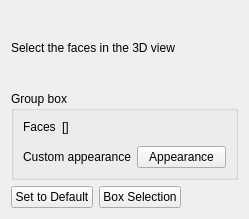
<?xml version="1.0" encoding="UTF-8"?>
<ui version="4.0">
 <class>PartGui::TaskFaceAppearances</class>
 <widget class="QWidget" name="PartGui::TaskFaceAppearances">
  <property name="geometry">
   <rect>
    <x>0</x>
    <y>0</y>
    <width>249</width>
    <height>219</height>
   </rect>
  </property>
  <property name="windowTitle">
   <string>Appearance per Face</string>
  </property>
  <layout class="QVBoxLayout" name="verticalLayout">
   <item>
    <widget class="QLabel" name="label">
     <property name="text">
      <string>Select the faces in the 3D view</string>
     </property>
    </widget>
   </item>
   <item>
    <widget class="QGroupBox" name="groupBox">
     <property name="title">
      <string notr="true">Group box</string>
     </property>
     <property name="flat">
      <bool>true</bool>
     </property>
     <layout class="QVBoxLayout" name="verticalLayout_2">
      <item>
       <layout class="QHBoxLayout" name="horizontalLayout">
        <item>
         <widget class="QLabel" name="faceLabel">
          <property name="sizePolicy">
           <sizepolicy hsizetype="Maximum" vsizetype="Preferred">
            <horstretch>0</horstretch>
            <verstretch>0</verstretch>
           </sizepolicy>
          </property>
          <property name="text">
           <string>Faces</string>
          </property>
         </widget>
        </item>
        <item>
         <widget class="QLabel" name="labelElement">
          <property name="text">
           <string notr="true">[]</string>
          </property>
         </widget>
        </item>
       </layout>
      </item>
      <item>
       <layout class="QHBoxLayout" name="horizontalLayout_2">
        <item>
         <widget class="MatGui::MaterialTreeWidget" name="widgetMaterial" native="true"/>
        </item>
       </layout>
      </item>
      <item>
       <layout class="QGridLayout" name="gridLayout">
        <item row="0" column="1">
         <widget class="QPushButton" name="buttonCustomAppearance">
          <property name="text">
           <string>Appearance</string>
          </property>
         </widget>
        </item>
        <item row="0" column="0">
         <widget class="QLabel" name="labelCustomAppearance">
          <property name="text">
           <string>Custom appearance</string>
          </property>
         </widget>
        </item>
       </layout>
      </item>
     </layout>
    </widget>
   </item>
   <item>
    <layout class="QGridLayout" name="gridLayout_2">
     <item row="0" column="0">
      <widget class="QPushButton" name="defaultButton">
       <property name="toolTip">
        <string>Resets color for all faces of the part</string>
       </property>
       <property name="text">
        <string>Set to Default</string>
       </property>
      </widget>
     </item>
     <item row="0" column="1">
      <widget class="QPushButton" name="boxSelection">
       <property name="toolTip">
        <string>Allows the selection of multiple faces by dragging a rectangle in the 3D view</string>
       </property>
       <property name="text">
        <string>Box Selection</string>
       </property>
       <property name="checkable">
        <bool>true</bool>
       </property>
       <property name="checked">
        <bool>false</bool>
       </property>
       <property name="autoDefault">
        <bool>false</bool>
       </property>
       <property name="default">
        <bool>false</bool>
       </property>
       <property name="flat">
        <bool>false</bool>
       </property>
      </widget>
     </item>
     <item row="0" column="2">
      <spacer name="horizontalSpacer">
       <property name="orientation">
        <enum>Qt::Orientation::Horizontal</enum>
       </property>
       <property name="sizeHint" stdset="0">
        <size>
         <width>40</width>
         <height>20</height>
        </size>
       </property>
      </spacer>
     </item>
    </layout>
   </item>
  </layout>
 </widget>
 <customwidgets>
  <customwidget>
   <class>MatGui::MaterialTreeWidget</class>
   <extends>QWidget</extends>
   <header>Mod/Material/Gui/MaterialTreeWidget.h</header>
   <container>1</container>
  </customwidget>
 </customwidgets>
 <resources/>
 <connections/>
</ui>
